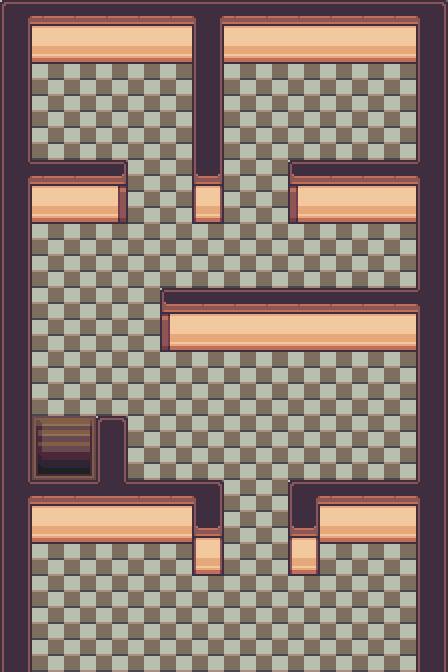

This game map was drawn from its Tiled (.tmx) file and the tilesets committed beside it. A one-line description and the trimmed map source follow:
An orthogonal 14x21 tile map with 32x32 px tiles, 4 tile layers (Tile Layer 1, Tile Layer 2, Tile Layer 3, Above Player), 3 tilesets and 15 objects (12x collision, 3x event).

<map version="1.10" tiledversion="1.11.0" orientation="orthogonal" renderorder="right-down" compressionlevel="0" width="14" height="21" tilewidth="32" tileheight="32" infinite="0" nextlayerid="7" nextobjectid="19">
 <properties>
  <property name="edges" value="clamped" />
  <property name="inside" type="bool" value="true" />
  <property name="map_type" value="dungeon" />
  <property name="scenario" value="xero" />
  <property name="slug" value="omnichannel4" />
 </properties>
 <tileset firstgid="1" source="../gfx/tilesets/core_indoor_stairs.tsx" />
 <tileset firstgid="2971" source="../gfx/tilesets/core_indoor_floors.tsx" />
 <tileset firstgid="6835" source="../gfx/tilesets/core_indoor_walls.tsx" />
 <layer id="1" name="Tile Layer 1" width="14" height="21">
  <data>[294 cells, 294 non-empty, 1 distinct tile ids]</data>
 </layer>
 <layer id="2" name="Tile Layer 2" width="14" height="21">
  <data>[294 cells, 129 non-empty, 22 distinct tile ids]</data>
 </layer>
 <layer id="3" name="Tile Layer 3" width="14" height="21">
  <data>[294 cells, 0 non-empty, 0 distinct tile ids]</data>
 </layer>
 <layer id="4" name="Above Player" width="14" height="21">
  <data>[294 cells, 0 non-empty, 0 distinct tile ids]</data>
 </layer>
 <objectgroup color="#ff0000" id="3" name="Collisions">
  <object id="1" type="collision" x="0" y="0" width="32" height="672" />
  <object id="2" type="collision" x="416" y="0" width="32" height="672" />
  <object id="3" type="collision" x="32" y="0" width="384" height="64" />
  <object id="4" type="collision" x="160" y="288" width="256" height="64" />
  <object id="5" type="collision" x="32" y="160" width="96" height="64" />
  <object id="6" type="collision" x="288" y="160" width="128" height="64" />
  <object id="7" type="collision" x="192" y="64" width="32" height="160" />
  <object id="8" type="collision" x="32" y="480" width="192" height="64" />
  <object id="9" type="collision" x="288" y="480" width="128" height="64" />
  <object id="10" type="collision" x="288" y="480" width="32" height="96" />
  <object id="11" type="collision" x="96" y="416" width="32" height="64" />
  <object id="12" type="collision" x="192" y="480" width="32" height="96" />
 </objectgroup>
 <objectgroup color="#ffff00" id="4" name="Events">
  <object id="14" name="Teleport to Omnichannel 3" type="event" x="32" y="416" width="32" height="32">
   <properties>
    <property name="act10" value="transition_teleport player,omnichannel3.tmx,1,10,0.3" />
    <property name="act20" value="char_face player,down" />
    <property name="cond10" value="is char_at player" />
   </properties>
  </object>
  <object id="15" name="Teleport to Omnichannel 3" type="event" x="64" y="416" width="32" height="32">
   <properties>
    <property name="act10" value="transition_teleport player,omnichannel3.tmx,2,10,0.3" />
    <property name="act20" value="char_face player,down" />
    <property name="cond10" value="is char_at player" />
   </properties>
  </object>
  <object id="17" name="Play Music" type="event" x="0" y="0" width="32" height="32">
   <properties>
    <property name="act10" value="play_music music_omnichannel" />
    <property name="cond10" value="not music_playing music_omnichannel" />
   </properties>
  </object>
 </objectgroup>
</map>
